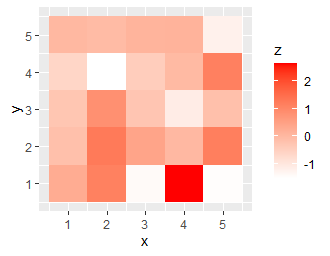

Write the R code that produced this figure.
library(ggplot2)

# データセットの作成
df <- data.frame(
  x = rep(1:5, each = 5),
  y = rep(1:5, times = 5),
  z = rnorm(25, 0, 1)
)

# ヒートマップの作成
ggplot(data = df, aes(x = x, y = y, fill = z)) +
  geom_tile() +
  scale_fill_gradient(low = "white", high = "red")
